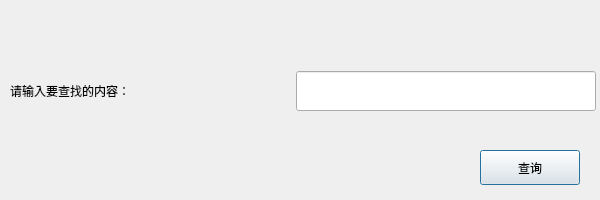
<?xml version="1.0" encoding="UTF-8"?>
<ui version="4.0">
 <class>Seek</class>
 <widget class="QDialog" name="Seek">
  <property name="geometry">
   <rect>
    <x>0</x>
    <y>0</y>
    <width>600</width>
    <height>200</height>
   </rect>
  </property>
  <property name="minimumSize">
   <size>
    <width>600</width>
    <height>200</height>
   </size>
  </property>
  <property name="maximumSize">
   <size>
    <width>600</width>
    <height>200</height>
   </size>
  </property>
  <property name="windowTitle">
   <string>Dialog</string>
  </property>
  <widget class="QPushButton" name="pushButton">
   <property name="geometry">
    <rect>
     <x>480</x>
     <y>150</y>
     <width>100</width>
     <height>35</height>
    </rect>
   </property>
   <property name="minimumSize">
    <size>
     <width>100</width>
     <height>35</height>
    </size>
   </property>
   <property name="maximumSize">
    <size>
     <width>100</width>
     <height>35</height>
    </size>
   </property>
   <property name="styleSheet">
    <string notr="true">font: 12pt &quot;微软雅黑&quot;;</string>
   </property>
   <property name="text">
    <string>查询</string>
   </property>
  </widget>
  <widget class="QWidget" name="">
   <property name="geometry">
    <rect>
     <x>0</x>
     <y>70</y>
     <width>606</width>
     <height>42</height>
    </rect>
   </property>
   <layout class="QHBoxLayout" name="horizontalLayout">
    <item>
     <widget class="QLabel" name="label">
      <property name="minimumSize">
       <size>
        <width>270</width>
        <height>40</height>
       </size>
      </property>
      <property name="maximumSize">
       <size>
        <width>270</width>
        <height>40</height>
       </size>
      </property>
      <property name="styleSheet">
       <string notr="true">font: 14pt &quot;微软雅黑&quot;;</string>
      </property>
      <property name="text">
       <string>请输入要查找的内容：</string>
      </property>
     </widget>
    </item>
    <item>
     <widget class="QLineEdit" name="lineEdit">
      <property name="minimumSize">
       <size>
        <width>300</width>
        <height>40</height>
       </size>
      </property>
      <property name="maximumSize">
       <size>
        <width>300</width>
        <height>40</height>
       </size>
      </property>
     </widget>
    </item>
   </layout>
  </widget>
 </widget>
 <resources/>
 <connections/>
</ui>
